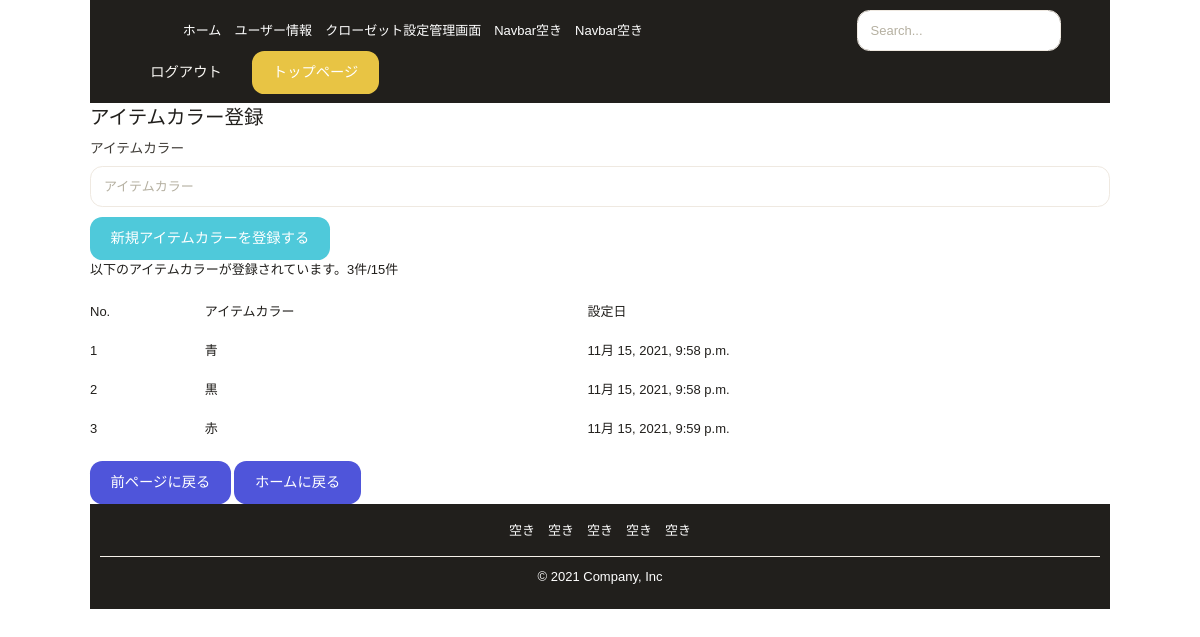
The page /contents/item-color-create/ (signed in) on the database as committed earlier.
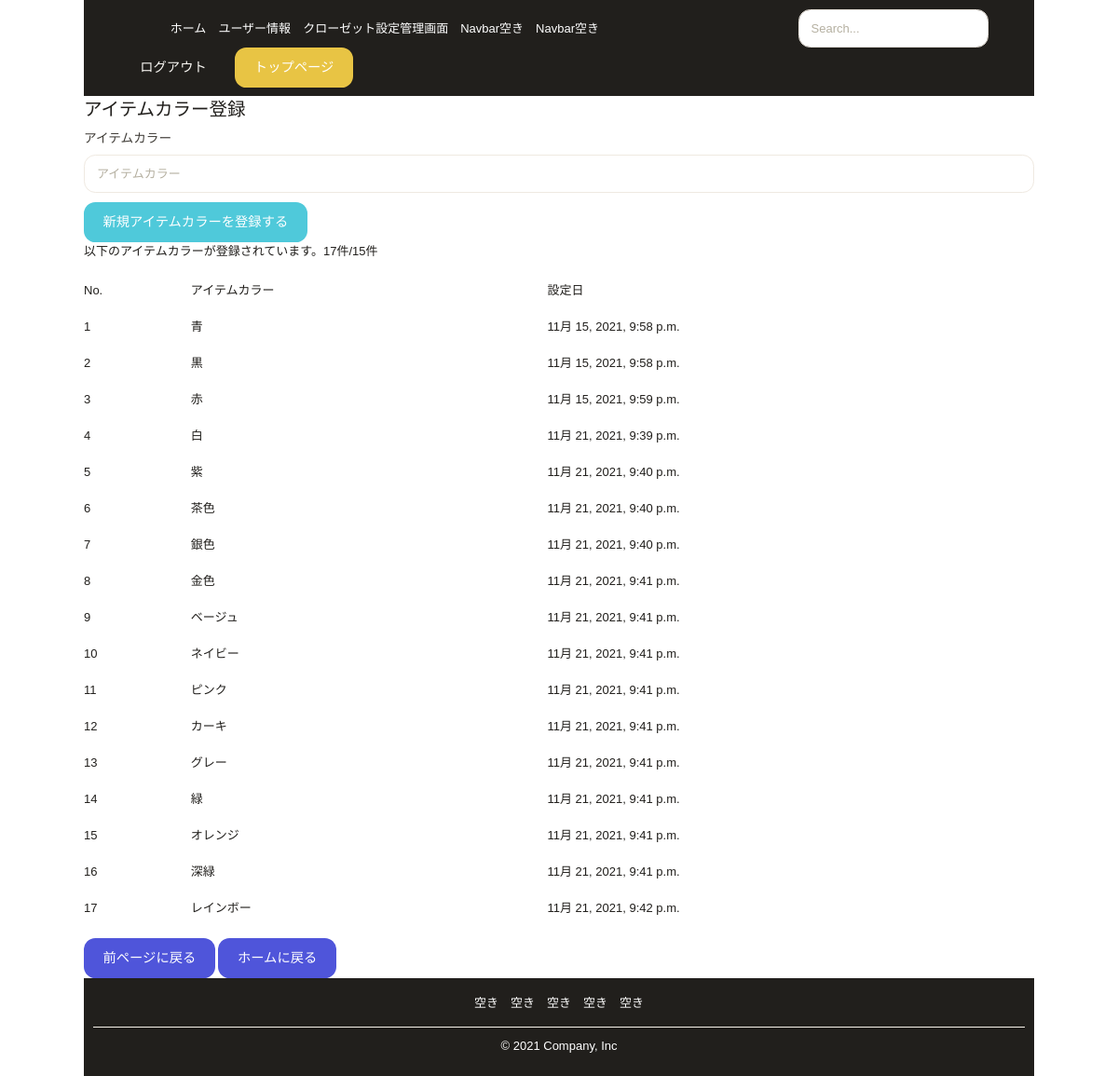
The same page on the database as committed later.
### contents/models.py (models this page shows, shortened)
class ItemColor(models.Model):
    user = models.ForeignKey(settings.AUTH_USER_MODEL, verbose_name='ユーザー', on_delete=models.CASCADE, null=True)
    create_date = models.DateTimeField(verbose_name='作成日', auto_now_add=True)
    item_color = models.CharField(verbose_name='アイテムカラー', max_length=255, unique=True)

### contents/views.py (the view)
# urls.py: path('item-color-create/', item_color_CreateView, name='item_color_create'),
@login_required
def item_color_CreateView(request):
    item_color_list = ItemColor.objects.filter(user_id = request.user)
    if request.method == 'POST':
        form = ItemColorCreateForm(request.POST)
        if form.is_valid():
            item_color = form.save(commit=False)
            item_color.user = request.user
            item_color.save()
            return redirect('item_color_create_complete')
    else:
        form = ItemColorCreateForm()
    return render(request,'contents/item_category_registration/item_color_create.html', {'form':form, "item_color_list":item_color_list })

### contents/forms.py (shortened to what this page needs)
class ItemColorCreateForm(forms.ModelForm):
    class Meta:
        model = ItemColor
        fields = ('item_color',)
        labels = {'item_color':'アイテムカラー'}

### templates/contents/item_category_registration/item_color_create.html (shortened to what this page needs)
{% extends 'contents/contents_base.html' %}
{% load static django_bootstrap5 humanize %}
{% block content %}
<div class="container">
    <form action='' method='POST'>{% csrf_token %}
        <legend>アイテムカラー登録</legend>
        {% bootstrap_form form %}
        {% bootstrap_button button_type="submit" content="新規アイテムカラーを登録する" %}
    </form>
</div>
<div class="container">
    {% if item_color_list %}
    <p>以下のアイテムカラーが登録されています。{{ item_color_list.count }}件/15件</p>
    <table class="table">
        <thead>
            <tr>
                <th>No.</th>
                <th>アイテムカラー</th>
                <th>設定日</th>
            </tr>
        </thead>
        <tbody>
        {% for field in item_color_list %}
            <tr>
                <td>{{ forloop.counter }}</td>
                <td>{{ field.item_color }}</td>
                <td>{{ field.create_date }}</td>
            </tr>
            {% endfor %}
        </tbody>
    </table>
    {% else %}
    <p>アイテムカラーは登録されていません</p>
    {% endif %}
    <a href="{% url 'item_category_gate' %}" class="btn btn-md btn-info space_top" type="submit">前ページに戻る</a>
    <a href="{% url 'home' %}" class="btn btn-md btn-info space_top" type="submit">ホームに戻る</a>
</div>
{% endblock content %}

Rows that differ between the two databases and show on the page:
added ItemColor: item_color "白", create_date "11月 21, 2021, 9:39 p.m."
added ItemColor: item_color "紫", create_date "11月 21, 2021, 9:40 p.m."
added ItemColor: item_color "茶色", create_date "11月 21, 2021, 9:40 p.m."
added ItemColor: item_color "銀色", create_date "11月 21, 2021, 9:40 p.m."
added ItemColor: item_color "金色", create_date "11月 21, 2021, 9:41 p.m."
added ItemColor: item_color "ベージュ", create_date "11月 21, 2021, 9:41 p.m."
added ItemColor: item_color "ネイビー", create_date "11月 21, 2021, 9:41 p.m."
added ItemColor: item_color "ピンク", create_date "11月 21, 2021, 9:41 p.m."
added ItemColor: item_color "カーキ", create_date "11月 21, 2021, 9:41 p.m."
added ItemColor: item_color "グレー", create_date "11月 21, 2021, 9:41 p.m."
added ItemColor: item_color "緑", create_date "11月 21, 2021, 9:41 p.m."
added ItemColor: item_color "オレンジ", create_date "11月 21, 2021, 9:41 p.m."
added ItemColor: item_color "深緑", create_date "11月 21, 2021, 9:41 p.m."
added ItemColor: item_color "レインボー", create_date "11月 21, 2021, 9:42 p.m."
Other text that changed with them:
{{ item_color_list.count }}: "3" → "17"
